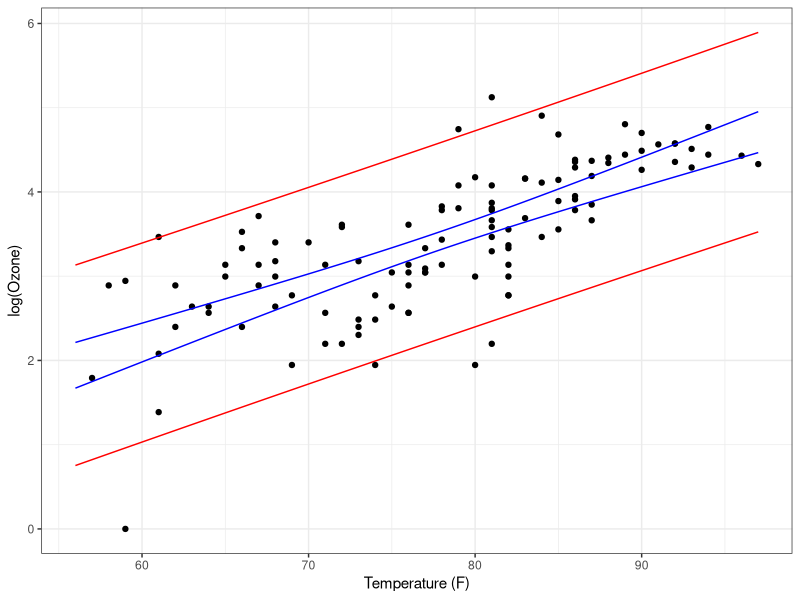
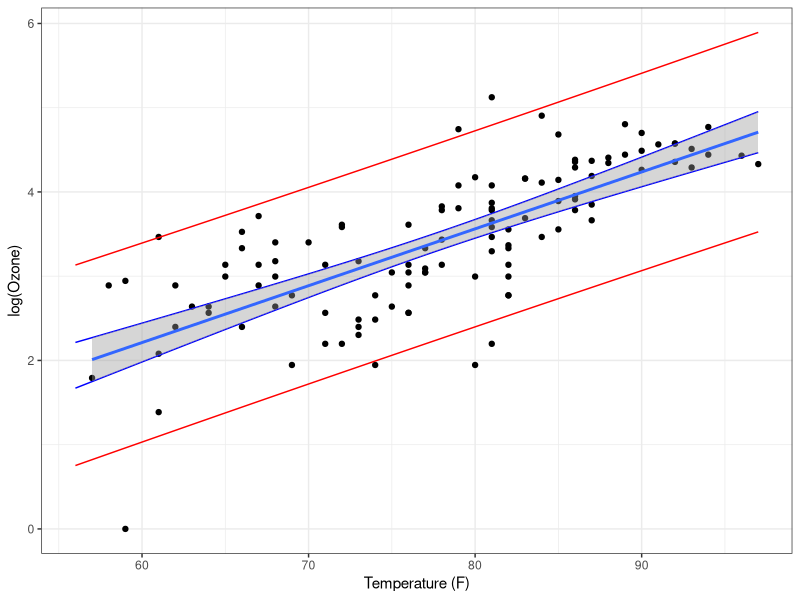
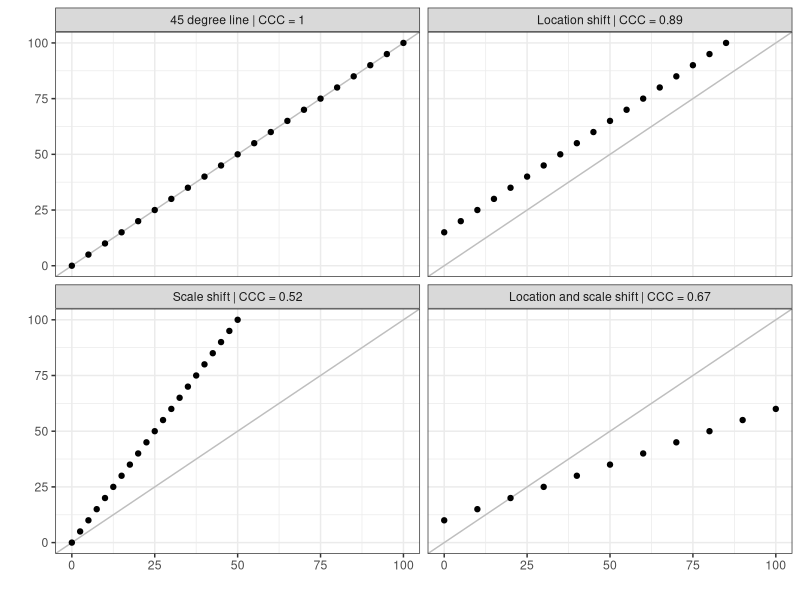

Generate these figures, in order, with R:
## ---- chunk 1
knitr::opts_chunk$set(
    echo = TRUE,
    message = FALSE,
    warning = FALSE,
    cache = TRUE
)
library(tidyverse)
ggplot2::theme_set(cowplot::theme_half_open())
# ggplot2::theme_set(ggplot2::theme_minimal())
## ---- chunk 2
#| message=FALSE, warning=FALSE
library(tidyverse)
multi_fit <- lm(log(Ozone) ~ Temp + Solar.R + Wind, data = airquality)
summary(multi_fit)
## ---- chunk 3
#| message=FALSE, warning=FALSE
to_predict <- data.frame(Temp = 80, Solar.R = 145, Wind = 10.9)
## ---- chunk 4
#| message=FALSE, warning=FALSE
predict(multi_fit, newdata = to_predict, interval = "confidence")
predict(multi_fit, newdata = to_predict, interval = "prediction")
## ---- chunk 5
fit <- lm(log(Ozone) ~ Temp, data = airquality)
## ---- chunk 6
# Generate values to predict at in 0.1 degree increments
to_pred <- data.frame(Temp = seq(min(airquality$Temp), max(airquality$Temp), by = 0.1))
preds_ci <- predict(fit, newdata = to_pred, interval = "confidence") # confidence interval
preds_pi <- predict(fit, newdata = to_pred, interval = "prediction") # prediction interval
## ---- chunk 7
pred_df <- data.frame(Temp = to_pred$Temp,
                      Lci = preds_ci[, "lwr"],
                      Uci = preds_ci[, "upr"],
                      Lpi = preds_pi[, "lwr"],
                      Upi = preds_pi[, "upr"])
## ---- chunk 8
#| code-fold: true
p <-
  ggplot(airquality, aes(Temp, log(Ozone))) +
  geom_point() + 
  geom_line(data = pred_df, aes(Temp, Lci), color = "blue") +
  geom_line(data = pred_df, aes(Temp, Uci), color = "blue") +
  geom_line(data = pred_df, aes(Temp, Lpi), color = "red") +
  geom_line(data = pred_df, aes(Temp, Upi), color = "red") +
  labs(x = "Temperature (F)", y = "log(Ozone)") +
  theme_bw()
p
## ---- chunk 9
#| code-fold: true
p + geom_smooth(method = "lm", se = TRUE)
## ---- chunk 10
#| code-fold: true
library(tidyverse)

df <- tibble(y = seq(0, 100, 5),
  "45 degree line | CCC = 1" = seq(0, 100, 5)) %>%
  mutate("Location shift | CCC = 0.89" = `45 degree line | CCC = 1` - 15) %>%
  mutate("Scale shift | CCC = 0.52" = y / 2) %>%
  mutate("Location and scale shift | CCC = 0.67" = y * 2 - 20)

# pivot
df_long <- df %>%
  pivot_longer(-1, values_to = "x") %>%
  mutate(name = factor(name, 
    levels = c("45 degree line | CCC = 1",
      "Location shift | CCC = 0.89",
      "Scale shift | CCC = 0.52",
      "Location and scale shift | CCC = 0.67")))

ggplot(df_long, aes(x, y)) +
  geom_abline(intercept = 0, slope = 1, size = 0.5, colour = "grey") +
  facet_wrap(~name) +
  geom_point() +
  xlim(0, 100) +
  labs(x = "", y = "") +
  theme_bw() +
  geom_blank() 
## ---- chunk 11
#| include: false
# Calculate CCC
# library(DescTools)
# CCC(df$y, df$`45 degree line | CCC = 1`)$rho.c[[1]]
# CCC(df$y, df$`Location shift | CCC = 0.89`)$rho.c[[1]]
# CCC(df$y, df$`Scale shift | CCC = 0.52`)$rho.c[[1]]
# CCC(df$y, df$`Location and scale shift | CCC = 0.67`)$rho.c[[1]]

